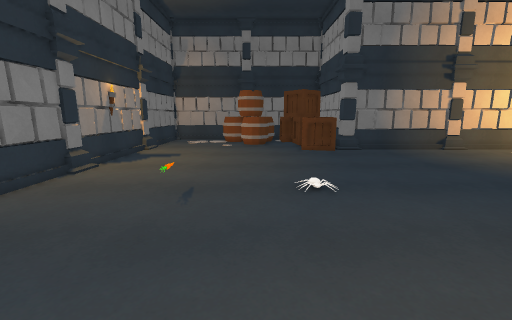
[1] (above)

18 first-person views from a walk through a Unity game level. The camera is 1.3 m above the floor, tilts 10° down and sees 90° across. The floor is counted in squares, 0.5 m on a side. Each view is taken from the middle of a square. On the plan, view 1 faces up. The plan holds only what a view shows up to about 18 squares ahead; the rest is blank. The place goes on beyond the plan. The player character is not drawn. Surface patterns are stand-ins for the level's own textures.

[2]
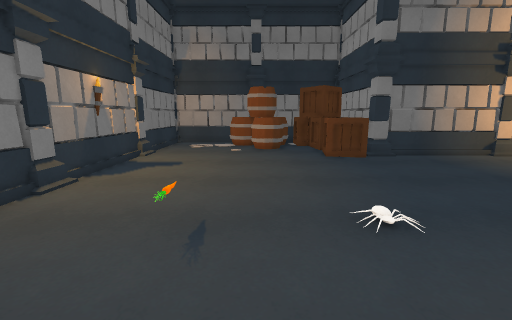

[3]
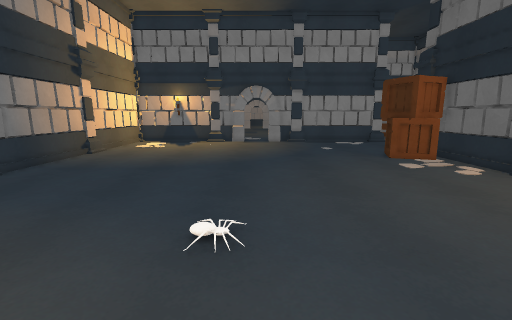

[4]
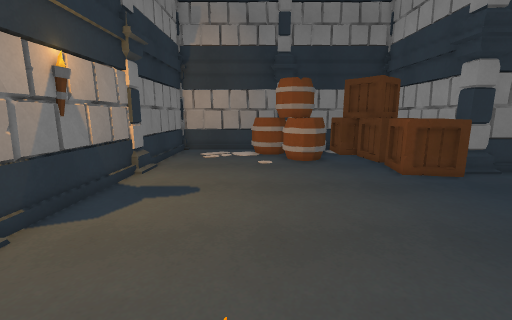

[5]
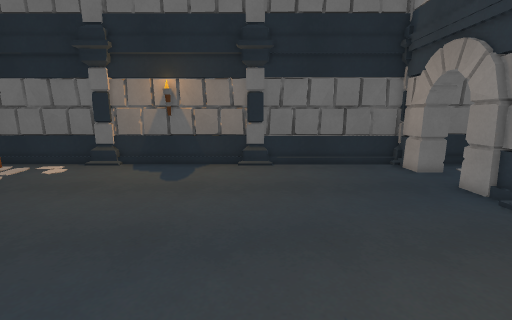

[6]
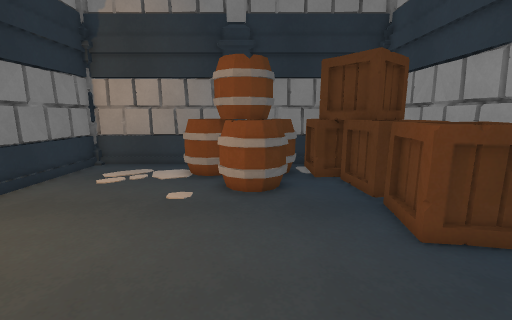

[7]
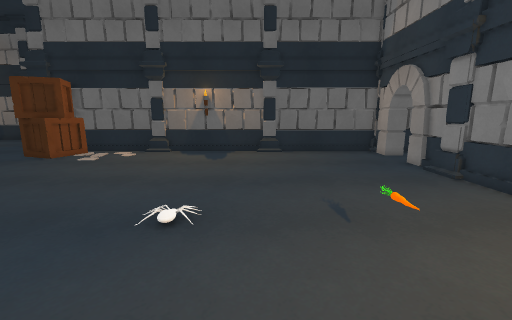

[8]
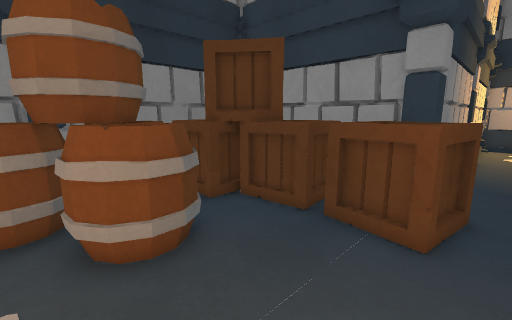

[9]
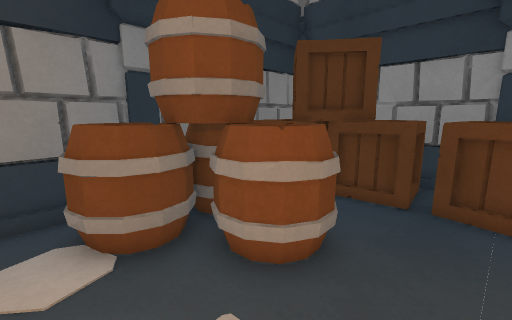

[10]
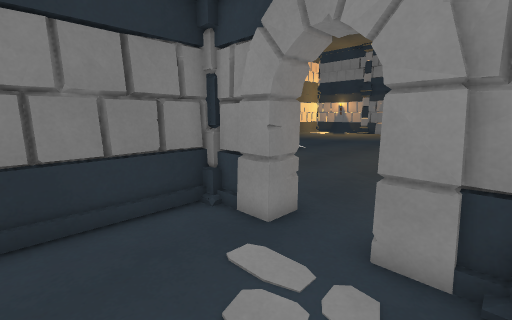

[11]
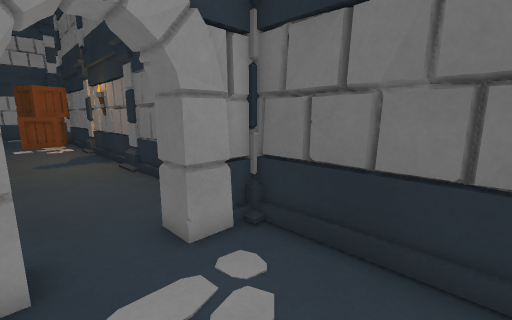

[12]
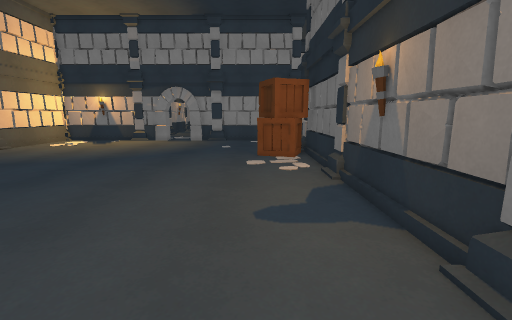

[13]
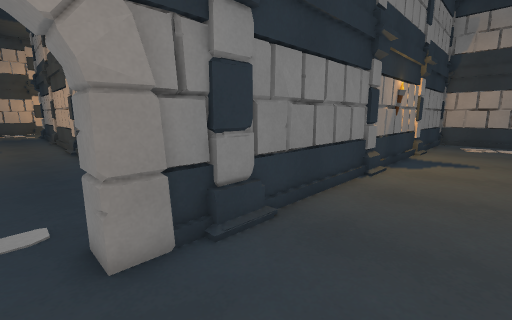

[14]
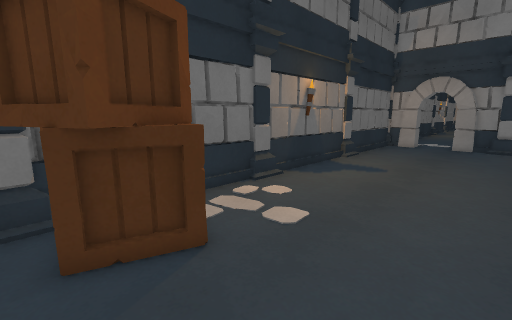

[15]
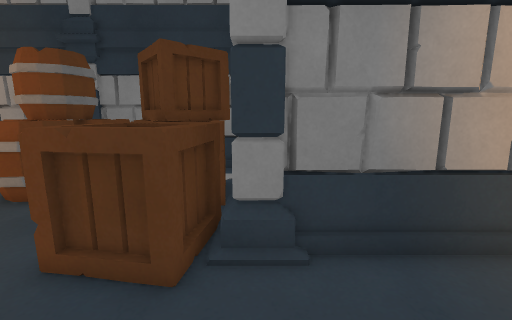

[16]
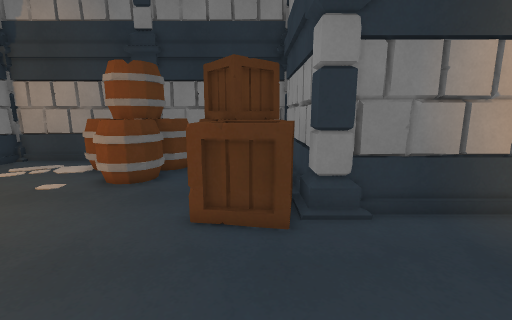

[17]
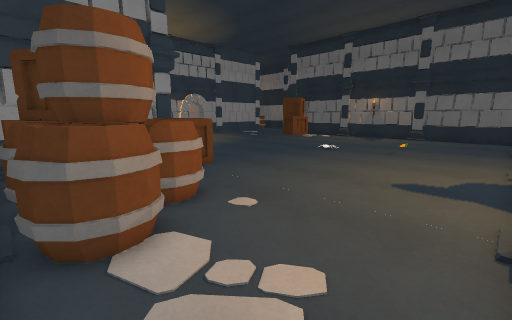

[18]
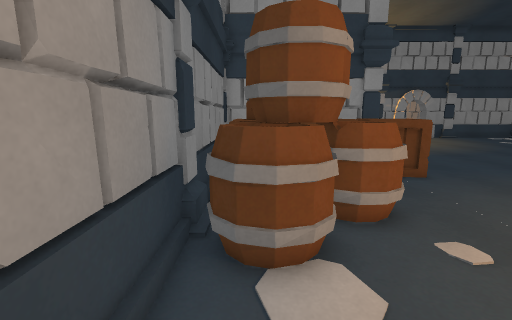

### Floor plan
Points are (right, up) in squares from view 1. A wall is a line through its corners. A room is listed if a view was taken in it or the views show most of it. See-through windows are left out.
Room 1 (views 1, 2, 3, 4, 5, 6, 7, 8, 9, 12, 13, 14, 15, 16, 17, 18)
walls: (6.7, 19.6) (6.7, 27.6); (7.8, 19.6) (7.7, 19.8) (7.4, 19.5); (6.7, 20.5) (7, 21.2); (9.8, 19.6) (9.7, 20.1); (-8.4, 11.6) (-8.6, 11.6) (-8.9, 10.9); (-8.3, 8.8) (-8.3, 8); (7.1, 21.9) (6.7, 22); (-8.4, 4.5) (-8.4, 3.3) (-8.7, 3.3) (-8.9, 2.8); (-8.9, 4.7) (-8.5, 4.3); (-8.4, 2.1) (-8.4, 1) (-9.4, 1); (0.8, -3.6) (0.9, -4); (1.6, -4.1) (1.8, -3.6); (15.6, 19.6) (6.6, 19.6) (6.6, 20.5); (-1.7, -3.8) (-1.4, -3.4); (2.6, 27.6) (2.4, 28.1); (7, 27.3) (6.6, 27.6) (-8.9, 27.6); (-1.4, 27.7) (-2.1, 27.9); (-2.8, 27.6) (-2.9, 28) (-3, 27.6); (-9.6, -1.5) (-8.6, -1.5) (-8.6, -3.6) (15.2, -3.6); (-3.6, 28.1) (-3.7, 27.6); (-8.8, -3.4) (-8.4, -3.8); (14.3, -4) (14.7, -3.6); (-8.3, 27.9) (-8.8, 27.4); (-8.6, 27.9) (-8.6, 1)
ways out: opening at (-9, -0.5) to room 2
objects: other object (-3, 24) to (-1, 27); other object (-1, 22) to (1, 24); other object (0, 25) to (1, 27); other object (2, 25) to (5, 27); other object (3, 19) to (6, 21); other object (3, 24) to (6, 25); other object (4, 22) to (6, 24); other object (12, -3) to (14, 0); other object (13, -2) to (15, 0)
Room 2 (views 10, 11)
walls: (-9.6, 1) (-9.6, 3.7); (-9.4, 1) (-9.4, 2); (-9.4, 2.1) (-9.4, 3.7); (-12.2, 3.5) (-13, 3.5); (-9.2, 2.6) (-9.5, 3.7) (-10.1, 3.9); (-9.6, -3) (-9.6, -1.5); (-10.1, -3.8) (-9.4, -3.6) (-9.4, -2.4); (-14.3, -3.6) (-9.4, -3.6); (-13.6, -4) (-13.5, -3.4); (-9.5, 3.6) (-14.3, 3.6)
ways out: opening at (-9, -0.5) to room 1

Where each view was taken, in squares from view 1:
view 1: 0 up, 0 right, facing up
view 2: 3 up, 1 left, facing up
view 3: 8 up, 3 left, facing right
view 4: 8 up, 3 left, facing up
view 5: 10 up, 1 left, facing down
view 6: 14 up, 0 right, facing up
view 7: 15 up, 0 right, facing down
view 8: 18 up, 2 left, facing up-right
view 9: 20 up, 4 left, facing up-right
view 10: 3 down, 14 left, facing up-right
view 11: 1 up, 14 left, facing down-right
view 12: 0 up, 4 left, facing right
view 13: 0 up, 4 left, facing up-left
view 14: 4 up, 15 right, facing down-left
view 15: 15 up, 7 right, facing up
view 16: 13 up, 5 right, facing up
view 17: 27 up, 8 left, facing down-right
view 18: 26 up, 7 left, facing right
